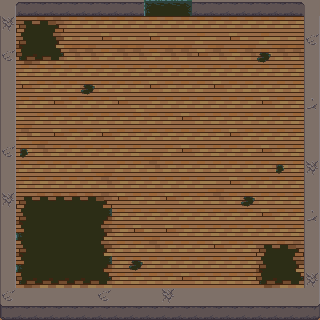

This game map was drawn from its Tiled (.tmx) file and the tilesets committed beside it. A one-line description and the trimmed map source follow:
An orthogonal 20x20 tile map with 16x16 px tiles, 5 tile layers (collision, underground, ground, decor, ...), 2 tilesets and 7 objects (monastery_to_pass, monastery_invasion_start, monastery_gate_escape, elder_monk, wounded_monk, ...).

<map version="1.10" tiledversion="1.11.2" orientation="orthogonal" renderorder="right-down" width="20" height="20" tilewidth="16" tileheight="16" infinite="0" nextlayerid="10" nextobjectid="10">
 <tileset firstgid="1" source="decor.tsx" />
 <tileset firstgid="737" source="basic_terrain.tsx" />
 <layer id="1" name="collision" width="20" height="20">
  <data>[400 cells, 101 non-empty, 1 distinct tile ids]</data>
 </layer>
 <layer id="2" name="underground" width="20" height="20">
  <data>[400 cells, 400 non-empty, 14 distinct tile ids]</data>
 </layer>
 <layer id="3" name="ground" width="20" height="20">
  <data>[400 cells, 44 non-empty, 13 distinct tile ids]</data>
 </layer>
 <layer id="4" name="decor" width="20" height="20">
  <data>[400 cells, 94 non-empty, 11 distinct tile ids]</data>
 </layer>
 <layer id="5" name="water" width="20" height="20">
  <data>[400 cells, 15 non-empty, 6 distinct tile ids]</data>
 </layer>
 <objectgroup id="9" name="portals">
  <object id="9" name="monastery_to_pass" x="140" y="0.545455" width="58" height="23.6364">
   <properties>
    <property name="message" value="You leave the monastery behind and begin your descent..." />
    <property name="targetMap" type="int" value="2" />
    <property name="targetX" type="int" value="10" />
    <property name="targetY" type="int" value="27" />
    <property name="type" value="portal" />
   </properties>
  </object>
 </objectgroup>
 <objectgroup id="8" name="story_triggers">
  <object id="7" name="monastery_invasion_start" x="20.5" y="103" width="284" height="129">
   <properties>
    <property name="eventId" value="monastery_invasion_start" />
   </properties>
  </object>
  <object id="8" name="monastery_gate_escape" x="136.5" y="17.5" width="67" height="21">
   <properties>
    <property name="eventId" value="monastery_gate_escape" />
    <property name="forbiddenFlag" value="monk_fled_monastery" />
    <property name="requiredFlag" value="monastery_invasion_started" />
   </properties>
  </object>
 </objectgroup>
 <objectgroup id="6" name="npcs">
  <object id="2" name="elder_monk" x="170" y="201">
   <properties>
    <property name="dialogue" value="elder_monk_intro" />
    <property name="npcId" value="old_man" />
    <property name="storyRole" value="elder_monk" />
    <property name="type" value="normal" />
   </properties>
   <point />
  </object>
  <object id="3" name="wounded_monk" x="230.5" y="103">
   <properties>
    <property name="dialogue" value="wounded_monk" />
    <property name="npcId" value="old_man" />
    <property name="storyRole" value="wounded_monk" />
    <property name="type" value="normal" />
   </properties>
   <point />
  </object>
  <object id="4" name="fleeing_monk" x="118" y="64">
   <properties>
    <property name="dialogue" value="fleeing_monk" />
    <property name="npcId" value="old_man" />
    <property name="storyRole" value="fleeing_monk" />
    <property name="type" value="normal" />
   </properties>
   <point />
  </object>
 </objectgroup>
 <objectgroup id="7" name="spawns">
  <object id="1" name="player_spawn" x="168" y="271.5">
   <point />
  </object>
 </objectgroup>
</map>
